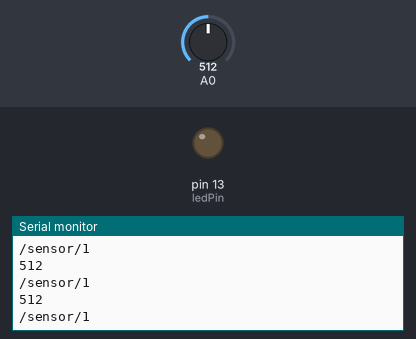
Recording of a sketch running on a simulated Arduino Uno, built with avr-gcc and run on an emulated ATmega328P. Parts: output pins drawn as LEDs (lit = HIGH), the last lines printed to the serial monitor. The inputs (shaded band) are chosen by the test bench; at power-on: A0 = 512.

Above: at 1.2 s.
1.3 s: A0 set to 981
At 2.2 s:
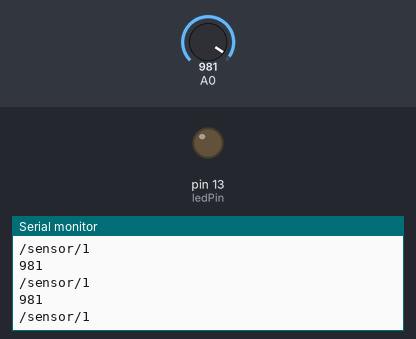
4.3 s: A0 set to 1008
At 5.4 s:
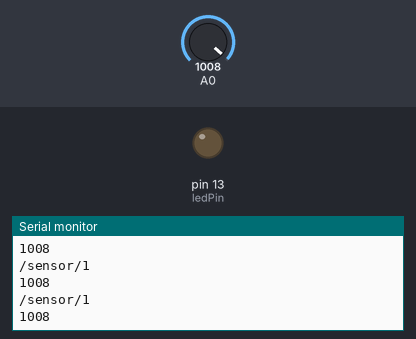
Timing chart, 0 to 7.3 s (numbered marks = the images above; inputs shaded):
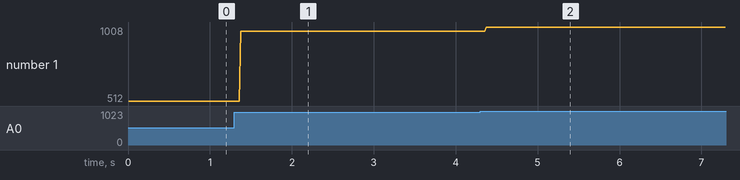

The sketch:

ArduinoSerialSender.ino
```cpp
int ledPin = 13;

boolean sensors[6];
int sensorPins[6];

void setup()
{
  // ENABLE THE SENSORS HERE
  sensors[0] = true;
  sensors[1] = false;
  sensors[2] = false;
  sensors[3] = false;
  sensors[4] = false;
  sensors[5] = false;

  // DON'T CHANGE
  sensorPins[0] = A0;
  sensorPins[1] = A1;
  sensorPins[2] = A2;
  sensorPins[3] = A3;
  sensorPins[4] = A4;
  sensorPins[5] = A5;

  pinMode(ledPin, OUTPUT);
  Serial.begin(9600);
}

void loop()
{
  int value;
  for(int i=0; i<6; i++) {
    if(sensors[i]) {
      value = analogRead(sensorPins[i]);
      String out = "/sensor/";
      out += (i+1);
      Serial.println(out);
      Serial.println(value);
    }
  }
  delay(10);
}
```

Measured:
- the behaviour switches between 999 and 1000 on A0 (found by bisection; images 1 and 2)
- after the input at 1.3 s, the serial monitor: prints a new line after 0.08 s (image 1)
- after the input at 4.3 s, the serial monitor: prints a new line after 0.07 s (image 2)
- plotted number 1: 512 → 981 after the input at 1.3 s, 981 → 1008 after the input at 4.3 s
